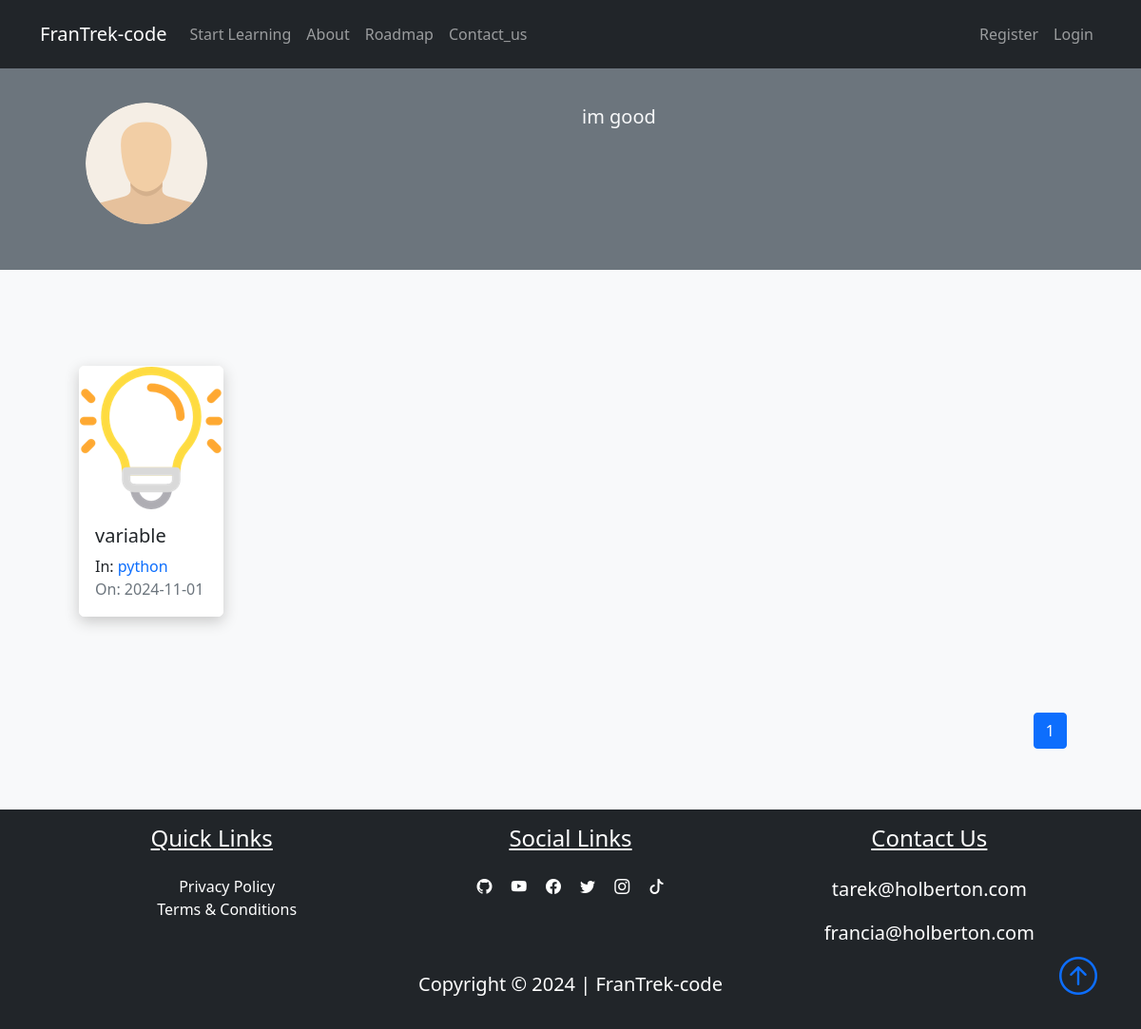
The app's page /author/tarekzindin, older data.
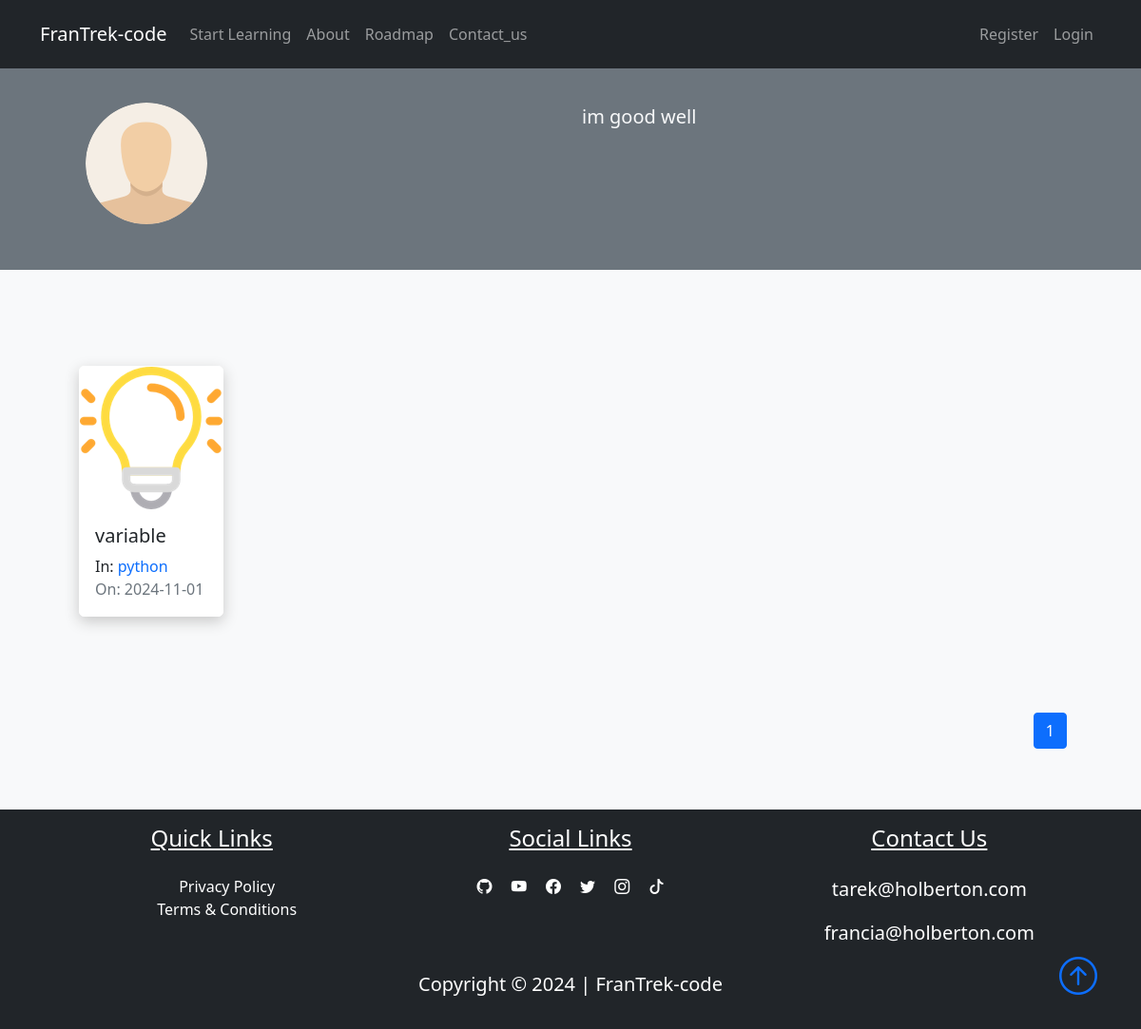
The same page, newer data.
### FranTrek/models.py (models this page shows, shortened)
class User(db.Model, UserMixin):
    id = db.Column(db.Integer, primary_key=True)
    fname = db.Column(db.String(25), nullable=False)
    lname = db.Column(db.String(25), nullable=False)
    username = db.Column(db.String(25), unique=True, nullable=False)
    email = db.Column(db.String(125), unique=True, nullable=False)
    image_file = db.Column(db.String(20), nullable=False, default="default.png")
    bio = db.Column(db.Text, nullable=True)
    password = db.Column(db.String(60), nullable=False)
    lessons = db.relationship("Lesson", backref="author", lazy=True)

class Lesson(db.Model):
    id = db.Column(db.Integer, primary_key=True)
    title = db.Column(db.String(100), nullable=False)
    date_posted = db.Column(db.DateTime, nullable=False, default=datetime.utcnow)
    content = db.Column(db.Text, nullable=False)
    thumbnail = db.Column(
        db.String(20), nullable=False, default="default_thumbnail.jpg"
    )
    slug = db.Column(db.String(32), nullable=False)
    user_id = db.Column(db.Integer, db.ForeignKey("user.id"), nullable=False)
    course_id = db.Column(db.Integer, db.ForeignKey("course.id"), nullable=False)

class Course(db.Model):
    id = db.Column(db.Integer, primary_key=True)
    title = db.Column(db.String(50), unique=True, nullable=False)
    description = db.Column(db.String(150), nullable=False)
    icon = db.Column(db.String(20), nullable=False, default="default_icon.jpg")
    lessons = db.relationship("Lesson", backref="course_name", lazy=True)

### FranTrek/users/routes.py (the view)
@users.route("/author/<string:username>", methods=["GET"])
def author(username):
    user = User.query.filter_by(username=username).first_or_404()
    page = request.args.get("page", 1, type=int)
    lessons = (
        Lesson.query.filter_by(author=user)
        .order_by(Lesson.date_posted.desc())
        .paginate(page=page, per_page=6)
    )
    return render_template("author.html", lessons=lessons, user=user)

### FranTrek/templates/author.html (shortened to what this page needs)
{% extends "layout.html"%}
{% block content %}
<div class="container-fluid bg-secondary">
    <div class="container">
        <div class="row p-5">
            <div class="col-6">
                <img class="rounded-circle" src="{{url_for('static', filename='user_pics/' + user.image_file)}}" alt="">
            </div>
            <div class="col-6">
                <span class="lead text-light">{{user.bio}}</span>
            </div>
        </div>
    </div>
</div>
<section class="bg-light">
    <div class="container p-5">
        <div class="row">
            {% for lesson in lessons.items %}
            <div class="col-sm-12 col-md-6 col-lg-4 pb-5 d-flex align-items-stretch">
                <div class="card lesson">
                    <img src="{{url_for('static', filename='lesson_thumbnails/'+lesson.thumbnail)}}" class="card-img">
                    <div class="card-body d-flex flex-column">
                        <h5 class="card-title">
                            <a class="text-decoration-none text-dark"
                                href="{{url_for('lessons.lesson', lesson_slug=lesson.slug, course=lesson.course_name.title)}}">{{lesson.title}}</a>
                        </h5>
                        <p class="card-text mb-0">In:
                            <a href="{{url_for('courses.course', course_title=lesson.course_name.title)}}"
                                class="link">{{lesson.course_name.title}}</a>
                        </p>
                        <span class="text-muted">On: {{lesson.date_posted.strftime('%Y-%m-%d')}}</span>
                    </div>
                </div>
            </div>
            {% endfor %}
            <nav class="mt-5" aria-label="...">
                <ul class="pagination" style="display: flex; justify-content: flex-end">
                    {% for page_num in lessons.iter_pages(left_edge=1, right_edge=1, left_current=1, right_current=2) %}
                    {% if page_num %}
                    {% if lessons.page == page_num %}
                    <li class="page-item active">
                        <a href="{{url_for('users.author', username=user.username, page=page_num)}}"
                            class="page-link">{{page_num}}</a>
                    </li>
                    {%else%}
                    <li class="page-item">
                        <a href="{{url_for('users.author', username=user.username, page=page_num)}}"
                            class="page-link">{{page_num}}</a>
                    </li>
                    {%endif%}
                    {% else %}
                    <span class="mx-2">...</span>
                    {% endif %}
                    {% endfor %}
                </ul>
            </nav>
        </div>
    </div>
</section>
{% endblock content%}

### FranTrek/templates/layout.html (shortened to what this page needs)
<!DOCTYPE html>
<html lang="en">
<head>
    <link href="https://cdn.jsdelivr.net/npm/bootstrap@5.1.3/dist/css/bootstrap.min.css" rel="stylesheet"
>
    <link rel="stylesheet" href="https://cdn.jsdelivr.net/npm/bootstrap-icons@1.8.1/font/bootstrap-icons.css">
    <link rel="stylesheet" type="text/css" href="{{url_for('static', filename='main.css')}}">
</head>
<body class="d-flex flex-column min-vh-100">
    <nav class="navbar navbar-expand-lg bg-dark navbar-dark py-3 fixed-top">
        <div class="container">
            <a href="{{url_for('main.home')}}" class="navbar-brand">FranTrek-code</a>
            <div class="collapse navbar-collapse" id="navmenu">
                <ul class="navbar-nav">
                    <li class="nav-item">
                        {% if request.path=='/home'%}
                        <a href="#learn" class="nav-link">Start Learning</a>
                        {% else %}
                        <a href="{{url_for('courses.courses')}}" class="nav-link">Start Learning</a>
                        {% endif %}
                    </li>
                    <li class="nav-item">
                        <a href="{{url_for('main.about')}}" class="nav-link">About</a>
                    </li>
                    <li class="nav-item">
                        <a href="{{url_for('main.Roadmap')}}" class="nav-link">Roadmap</a>
                    </li>
                    <li class="nav-item">
                        <a href="{{url_for('main.Contact_us')}}" class="nav-link">Contact_us</a>
                    </li>
                </ul>
                <ul class="navbar-nav ms-auto">
                    {% if current_user.is_authenticated %}
                    <div class="dropdown show">
                        <button class="btn btn-dark bg-dark dropdown-toggle" type="button" id="dropdownMenuButton1"
                            data-bs-toggle="dropdown" aria-expanded="false">
                            My Account
                        </button>
                        <ul class="dropdown-menu" aria-labelledby="dropdownMenuButton1">
                            <li class="nav-item">
                                <a href="{{ url_for('users.dashboard') }}" class="dropdown-item">Dashboard</a>
                            </li>
                            <li class="nav-item">
                                <a href="{{ url_for('users.logout') }}" class="dropdown-item">Logout</a>
                            </li>
                        </ul>
                    </div>
                    {% else %}
                    <li class="nav-item">
                        <a href="{{ url_for('users.register') }}" class="nav-link">Register</a>
                    </li>
                    <li class="nav-item">
                        <a href="{{ url_for('users.login') }}" class="nav-link">Login</a>
                    </li>
                    {% endif%}
                </ul>
            </div>
        </div>
    </nav>
    {% block content%} {% endblock %}
    <footer class="bg-dark mt-auto">
        <div class="container p-3">
            <div class="row text-center text-white">
                <div class="col-md-12 col-lg-4 pb-2">
                    <h4 class="text-center text-decoration-underline">Quick Links</h4>
                    <ul class=" nobull pt-3">
                        <li><a href="#" class="link text-white">Privacy Policy</a></li>
                        <li><a href="#" class="link text-white">Terms & Conditions</a></li>
                    </ul>
                </div>
                <div class="col-md-12 col-lg-4">
                    <h4 class="text-center text-decoration-underline pb-3">Social Links</h4>
                    <a href="#" class="text-white p-2"><i class="bi-github"></i></a>
                    <a href="#" class="text-white p-2"><i class="bi-youtube"></i></a>
                    <a href="#" class="text-white p-2"><i class="bi-facebook"></i></a>
                    <a href="#" class="text-white p-2"><i class="bi-twitter"></i></a>
                    <a href="#" class="text-white p-2"><i class="bi-instagram"></i></a>
                    <a href="#" class="text-white p-2"><i class="bi-tiktok"></i></a>
                </div>
                <div class="col-md-12 col-lg-4 pb-2">
                    <h4 class="text-center text-decoration-underline pb-3">Contact Us</h4>
                    <p class="lead">tarek@holberton.com</p>
                    <p class="lead">francia@holberton.com</p>
                </div>
            </div>
            <div class="col text-white text-center position-relative">
                <p class="lead font-weight-bold">Copyright &copy; 2024 | FranTrek-code</p>
                <a href="#" class="position-absolute bottom-0 end-0">
                    <i class="bi bi-arrow-up-circle h1"></i>
                </a>
            </div>
        </div>
    </footer>
</body>
</html>

### FranTrek/static/main.css (style rules this page uses)
body::before { display: block; content: ''; height: 60px; }
.card { transition: 0.7s ease; box-shadow: 0 5px 15px rgba(1 1 1/ 15); border-radius: 5px; margin: 5px; }
.lesson { box-shadow: 0 5px 15px rgba(200 200 200/ 15); border-radius: 5px; border: 1px solid #fff; }
.link { text-decoration: none; }
.nobull { list-style-type: none; }

Row changes from the older to the newer data that the page shows:
changed User: bio "im good" → "im good well"
